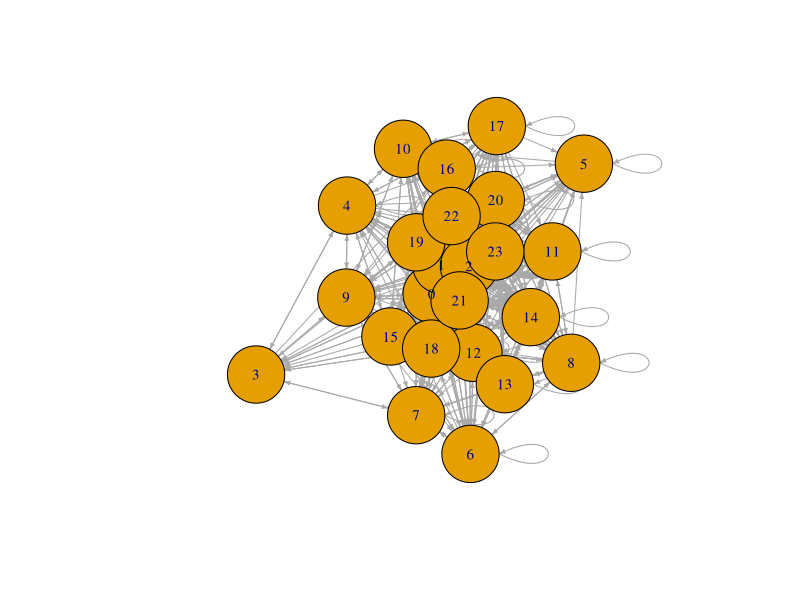
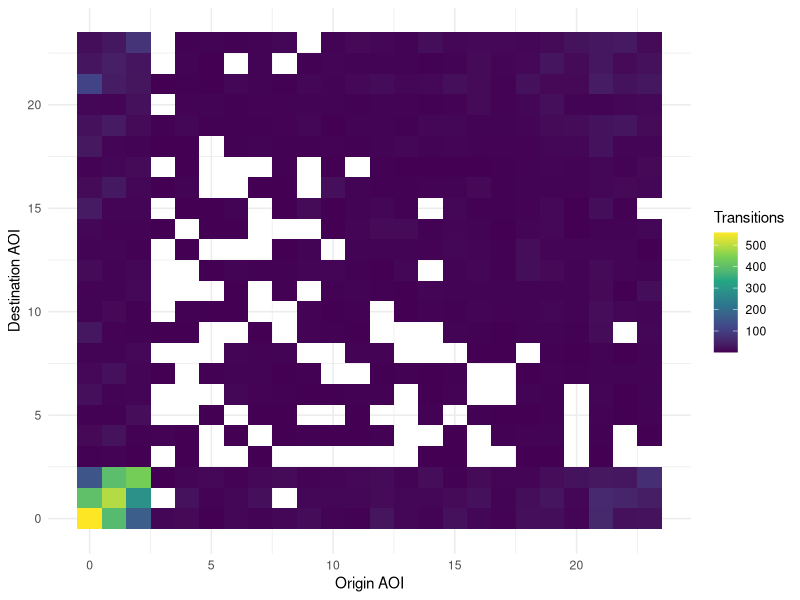
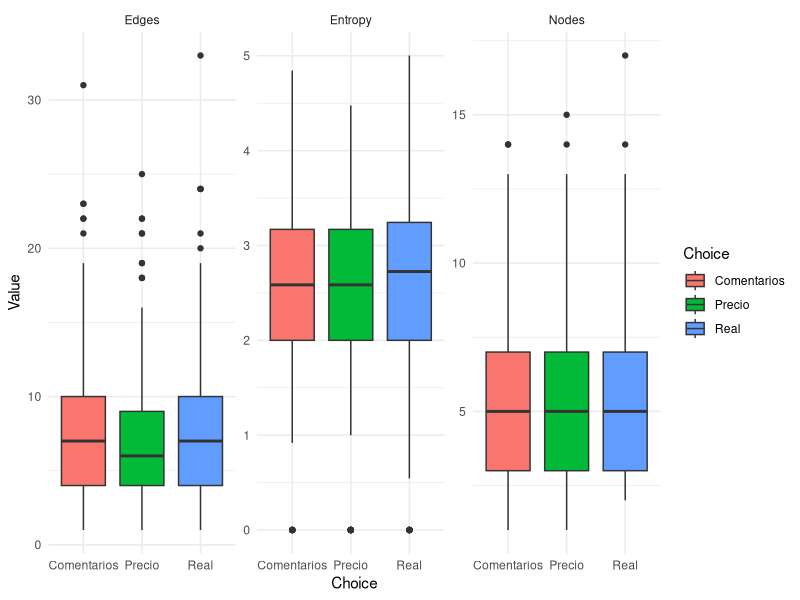

The R script that drew these images, in order:
## ---- chunk 1
library(readr)
library(dplyr)
library(igraph)

Secuencia <- read_delim(
  "Secuencia.csv",
  delim = ";",
  escape_double = FALSE,
  trim_ws = TRUE
)

# =====================================================
# FUNCION PARA RECONSTRUIR RED AOI->AOI
# =====================================================

build_aoi_network <- function(df){
  
  # =====================================
  # ORDEN TEMPORAL
  # =====================================
  
  df <- df[order(df$Secuencia), ]
  
  areas <- df$Area
  
  if(length(areas) < 2){
    return(NULL)
  }
  
  # =====================================
  # VARIABLES SECUENCIALES
  # =====================================
  
  FirstAOI <- as.character(areas[1])
  
  FirstTransition <- paste0(
    areas[1],
    "_",
    areas[2]
  )
  
  First3AOIs <- paste(
    head(areas, 3),
    collapse = "_"
  )
  
  # =====================================
  # RED
  # =====================================
  
  edges <- data.frame(
    from = head(areas, -1),
    to   = tail(areas, -1)
  )
  
  edges_weighted <- edges %>%
    count(from, to, name = "weight")
  
  g <- graph_from_data_frame(
    edges_weighted,
    directed = TRUE
  )
  
  E(g)$weight <- edges_weighted$weight
  
  # =====================================
  # ATRIBUTOS DE NODO
  # =====================================
  
  node_freq <- table(areas)
  
  V(g)$visits <- as.numeric(
    node_freq[
      match(
        V(g)$name,
        names(node_freq)
      )
    ]
  )
  
  # =====================================
  # ENTROPIA DE TRANSICION
  # =====================================
  
  probs <- edges_weighted$weight /
    sum(edges_weighted$weight)
  
  Entropy <- -sum(
    probs * log2(probs)
  )
  
  # =====================================
  # RESULTADO
  # =====================================
  
  return(
    list(
      graph = g,
      edges = edges,
      edges_weighted = edges_weighted,
      node_freq = node_freq,
      
      FirstAOI = FirstAOI,
      FirstTransition = FirstTransition,
      First3AOIs = First3AOIs,
      
      Entropy = Entropy
    )
  )
}


# =====================================================
# CONSTRUIR TODAS LAS REDES
# =====================================================

NetworkList <- list()

TrajectoryFeatures <- data.frame()

subjects <- unique(Secuencia$Sujeto)

for(s in subjects){
  
  cat("Procesando sujeto:",s,"\n")
  
  data_s <- filter(
    Secuencia,
    Sujeto == s
  )
  
  ensayos <- unique(data_s$Ensayo)
  
  for(e in ensayos){
    
    data_se <- filter(
      data_s,
      Ensayo == e
    )
    
    net <- build_aoi_network(data_se)
    
    if(!is.null(net)){
      
      nombre <- paste0(
        "S",
        s,
        "_E",
        e
      )
      
      NetworkList[[nombre]] <- net
      
      # ===================================
      # TABLA DE CARACTERISTICAS
      # ===================================
      
      TrajectoryFeatures <- rbind(
        TrajectoryFeatures,
        data.frame(
          Sujeto = s,
          Ensayo = e,
          
          Choice = unique(data_se$ChosenCondition),
          
          FirstAOI = net$FirstAOI,
          FirstTransition = net$FirstTransition,
          First3AOIs = net$First3AOIs,
          
          Nodes = gorder(net$graph),
          Edges = gsize(net$graph),
          
          Entropy = net$Entropy,
          
          stringsAsFactors = FALSE
        )
      )
      
    }
  }
}

summary(TrajectoryFeatures$Entropy)
## ---- chunk 2
library(dplyr)
library(knitr)

desc <- data.frame(
  Variable = c("Nodes","Edges","Entropy"),
  Mean = c(
    mean(TrajectoryFeatures$Nodes),
    mean(TrajectoryFeatures$Edges),
    mean(TrajectoryFeatures$Entropy)
  ),
  SD = c(
    sd(TrajectoryFeatures$Nodes),
    sd(TrajectoryFeatures$Edges),
    sd(TrajectoryFeatures$Entropy)
  ),
  Min = c(
    min(TrajectoryFeatures$Nodes),
    min(TrajectoryFeatures$Edges),
    min(TrajectoryFeatures$Entropy)
  ),
  Max = c(
    max(TrajectoryFeatures$Nodes),
    max(TrajectoryFeatures$Edges),
    max(TrajectoryFeatures$Entropy)
  )
)

kable(desc,digits=2)
## ---- chunk 3
library(igraph) 
library(dplyr) 
all_edges <- bind_rows( lapply( NetworkList, function(x) x$edges ) ) 
agg_edges <- all_edges %>% count(from,to,name="weight") 
g_agg <- graph_from_data_frame( agg_edges, directed=TRUE ) 
E(g_agg)$width <- scales::rescale( agg_edges$weight, to=c(1,8) ) 
plot( g_agg, edge.arrow.size=.3, vertex.size=35, vertex.label.cex=.9 )
## ---- chunk 4
library(ggplot2) 
ggplot( agg_edges, aes( x=from, y=to, fill=weight ) )+ geom_tile()+ scale_fill_viridis_c()+ theme_minimal()+ labs( x="Origin AOI", y="Destination AOI", fill="Transitions" )
## ---- chunk 5
choice_desc <- TrajectoryFeatures %>% group_by(Choice) %>% summarise( N=n(), MeanNodes=mean(Nodes), SDNodes=sd(Nodes), MeanEdges=mean(Edges), SDEdges=sd(Edges), MeanEntropy=mean(Entropy), SDEntropy=sd(Entropy) ) 
kable(choice_desc,digits=2)
## ---- chunk 6
library(tidyr) 
plot_data <- TrajectoryFeatures %>% pivot_longer( cols=c(Nodes,Edges,Entropy), names_to="Metric", values_to="Value" ) 
ggplot( plot_data, aes( x=Choice, y=Value, fill=Choice ) )+ geom_boxplot()+ facet_wrap(~Metric,scales="free_y")+ theme_minimal()
## ---- chunk 7
tabla_firstAOI <- table(
TrajectoryFeatures$FirstAOI,TrajectoryFeatures$Choice)

test_firstAOI <- chisq.test(tabla_firstAOI)
tabla_firstTransition <- table(

TrajectoryFeatures$FirstTransition, TrajectoryFeatures$Choice)



test_firstTransition <- chisq.test(tabla_firstTransition)

# First 3 AOIs

tabla_first3 <- table(TrajectoryFeatures$First3AOIs, TrajectoryFeatures$Choice)


test_first3 <- chisq.test(tabla_first3)

# ANOVAs

anova_nodes <- summary(aov(Nodes ~ Choice, data = TrajectoryFeatures))

anova_edges <- summary(
aov(Edges ~ Choice, data = TrajectoryFeatures))
anova_entropy <- summary(aov(Entropy ~ Choice, data = TrajectoryFeatures))

multiverse_results <- data.frame(Universe = c(
"FirstAOI",
"FirstTransition",
"First3AOIs",
"Nodes",
"Edges",
"Entropy"),
Test = c("Chi-square", "Chi-square", "Chi-square", "ANOVA", "ANOVA", "ANOVA"),
Pvalue = c(test_firstAOI$p.value, test_firstTransition$p.value, test_first3$p.value, anova_nodes[[1]]["Choice","Pr(>F)"],
anova_edges[[1]]["Choice","Pr(>F)"],
anova_entropy[[1]]["Choice","Pr(>F)"]))

knitr::kable(multiverse_results, digits = 4,
caption = "Results of the multiverse analysis."
)
